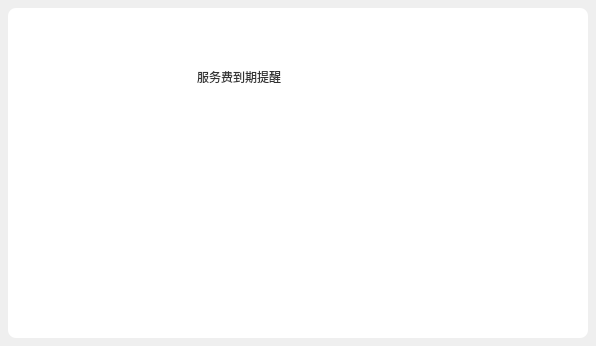
<?xml version="1.0" encoding="UTF-8"?>
<ui version="4.0">
 <class>ServiceFeeWidget</class>
 <widget class="QWidget" name="ServiceFeeWidget">
  <property name="geometry">
   <rect>
    <x>0</x>
    <y>0</y>
    <width>596</width>
    <height>346</height>
   </rect>
  </property>
  <property name="sizePolicy">
   <sizepolicy hsizetype="Fixed" vsizetype="Fixed">
    <horstretch>0</horstretch>
    <verstretch>0</verstretch>
   </sizepolicy>
  </property>
  <property name="minimumSize">
   <size>
    <width>596</width>
    <height>346</height>
   </size>
  </property>
  <property name="maximumSize">
   <size>
    <width>596</width>
    <height>346</height>
   </size>
  </property>
  <property name="windowTitle">
   <string>ServiceFeeWidget</string>
  </property>
  <layout class="QVBoxLayout" name="verticalLayout">
   <property name="spacing">
    <number>0</number>
   </property>
   <property name="leftMargin">
    <number>8</number>
   </property>
   <property name="topMargin">
    <number>8</number>
   </property>
   <property name="rightMargin">
    <number>8</number>
   </property>
   <property name="bottomMargin">
    <number>8</number>
   </property>
   <item>
    <widget class="QWidget" name="ServiceFilletWidget" native="true">
     <property name="styleSheet">
      <string notr="true">QWidget#ServiceFilletWidget{background-color: rgb(255, 255, 255);border-radius:8px;}
</string>
     </property>
     <widget class="QLabel" name="labelIcon">
      <property name="geometry">
       <rect>
        <x>30</x>
        <y>60</y>
        <width>110</width>
        <height>106</height>
       </rect>
      </property>
      <property name="sizePolicy">
       <sizepolicy hsizetype="Fixed" vsizetype="Fixed">
        <horstretch>0</horstretch>
        <verstretch>0</verstretch>
       </sizepolicy>
      </property>
      <property name="minimumSize">
       <size>
        <width>110</width>
        <height>106</height>
       </size>
      </property>
      <property name="maximumSize">
       <size>
        <width>110</width>
        <height>106</height>
       </size>
      </property>
      <property name="styleSheet">
       <string notr="true">border-image: url(:/ZcloudMsgPopup/image/fee_tip.png);</string>
      </property>
      <property name="text">
       <string/>
      </property>
     </widget>
     <widget class="QLabel" name="labelTilte">
      <property name="geometry">
       <rect>
        <x>189</x>
        <y>59</y>
        <width>350</width>
        <height>19</height>
       </rect>
      </property>
      <property name="sizePolicy">
       <sizepolicy hsizetype="Fixed" vsizetype="Fixed">
        <horstretch>0</horstretch>
        <verstretch>0</verstretch>
       </sizepolicy>
      </property>
      <property name="minimumSize">
       <size>
        <width>350</width>
        <height>19</height>
       </size>
      </property>
      <property name="maximumSize">
       <size>
        <width>350</width>
        <height>19</height>
       </size>
      </property>
      <property name="styleSheet">
       <string notr="true">font: 75 18px &quot;微软雅黑&quot;;
color:#333333;</string>
      </property>
      <property name="text">
       <string>服务费到期提醒</string>
      </property>
     </widget>
     <widget class="QLabel" name="labelContent">
      <property name="geometry">
       <rect>
        <x>190</x>
        <y>106</y>
        <width>350</width>
        <height>134</height>
       </rect>
      </property>
      <property name="sizePolicy">
       <sizepolicy hsizetype="Fixed" vsizetype="Fixed">
        <horstretch>0</horstretch>
        <verstretch>0</verstretch>
       </sizepolicy>
      </property>
      <property name="minimumSize">
       <size>
        <width>350</width>
        <height>134</height>
       </size>
      </property>
      <property name="maximumSize">
       <size>
        <width>350</width>
        <height>134</height>
       </size>
      </property>
      <property name="styleSheet">
       <string notr="true">font:14px &quot;微软雅黑&quot;;
color:#666666;</string>
      </property>
      <property name="text">
       <string/>
      </property>
      <property name="alignment">
       <set>Qt::AlignLeading|Qt::AlignLeft|Qt::AlignTop</set>
      </property>
      <property name="wordWrap">
       <bool>true</bool>
      </property>
     </widget>
     <widget class="QWidget" name="MsgBtnWidget" native="true">
      <property name="geometry">
       <rect>
        <x>10</x>
        <y>265</y>
        <width>560</width>
        <height>58</height>
       </rect>
      </property>
      <property name="sizePolicy">
       <sizepolicy hsizetype="Fixed" vsizetype="Fixed">
        <horstretch>0</horstretch>
        <verstretch>0</verstretch>
       </sizepolicy>
      </property>
      <property name="minimumSize">
       <size>
        <width>560</width>
        <height>58</height>
       </size>
      </property>
      <property name="maximumSize">
       <size>
        <width>560</width>
        <height>58</height>
       </size>
      </property>
      <layout class="QHBoxLayout" name="horizontalLayout_2">
       <item>
        <layout class="QHBoxLayout" name="horizontalLayout">
         <item>
          <spacer name="horizontalSpacer">
           <property name="orientation">
            <enum>Qt::Horizontal</enum>
           </property>
           <property name="sizeHint" stdset="0">
            <size>
             <width>40</width>
             <height>20</height>
            </size>
           </property>
          </spacer>
         </item>
        </layout>
       </item>
      </layout>
     </widget>
    </widget>
   </item>
  </layout>
 </widget>
 <layoutdefault spacing="6" margin="11"/>
 <resources>
  <include location="ZcloudMsgPopup.qrc"/>
 </resources>
 <connections/>
</ui>
